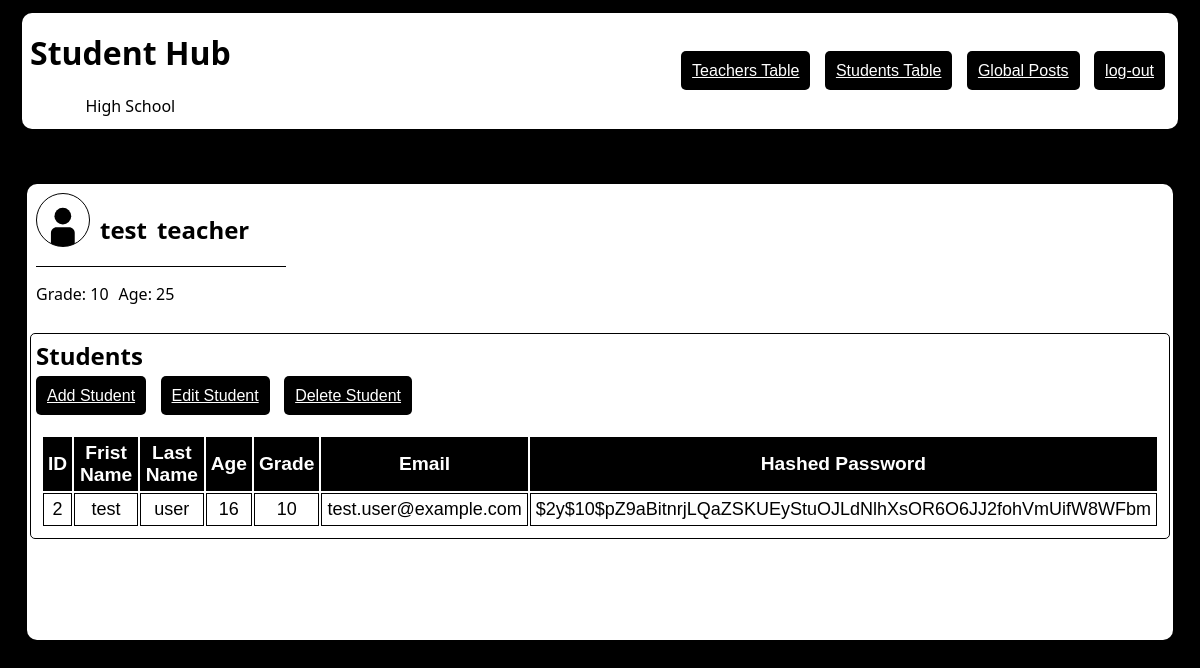
The app's page /admin/admin_dashboard.php (signed in) with its own data.
### tables this page shows
CREATE TABLE `teachers` (
  `id` int(10) NOT NULL,
  `firstName` varchar(50) NOT NULL,
  `lastName` varchar(50) NOT NULL,
  `age` int(50) NOT NULL,
  `grade` int(50) NOT NULL,
  `email` varchar(50) NOT NULL,
  `password` varchar(255) NOT NULL
);

CREATE TABLE `students` (
  `id` int(10) NOT NULL,
  `firstName` varchar(50) NOT NULL,
  `lastName` varchar(50) NOT NULL,
  `age` int(100) NOT NULL,
  `grade` int(50) NOT NULL,
  `email` varchar(50) NOT NULL,
  `password` varchar(255) NOT NULL
);

### src/db.php (called while the page is built, shortened)
<?php
    $servername = "localhost";
    $username   = "root";
    $password   = "";
    $db         = "users";
    $conn = new mysqli($servername, $username, $password, $db);
    $query_students  = "SELECT id, firstName, lastName, age, grade, email, password FROM students";
    $result_students = mysqli_query($conn, $query_students);
    if(isset($_SESSION['email'])) {
        $email = $_SESSION["email"];
        $email = mysqli_real_escape_string($conn, $email);
        $user_data_teacher = mysqli_query($conn, "SELECT * FROM `teachers` WHERE email='$email'");
        while($row = mysqli_fetch_array($user_data_teacher)){
            $TfirstName = $row['firstName'];
            $TlastName = $row['lastName'] ;
            $Tgrade = $row['grade'];
            $Tage = $row['age'];
        }
    }
?>

### admin/admin_dashboard.php (the view, shortened to what this page needs)
<?php
    include '../src/db.php';
?>
<!DOCTYPE html>
<html lang="en">
<head>
    <link rel="stylesheet" href="https://cdnjs.cloudflare.com/ajax/libs/font-awesome/6.5.1/css/all.min.css">
    <link rel="stylesheet" href="../src/style.css">
</head>
<body>
    <header class="container-header">
        <div class="title">
            <h1>Student Hub</h1>
            <p>High School</p>
        </div>
        <nav>
            <a href="#" class="btn" id="teacher_btn">Teachers Table</a>
            <a href="#" class="btn" id="student_btn">Students Table</a>
            <a href="#" class="btn" id="global_posts_btn">Global Posts</a>
            <a href="src/logout.php" class="btn logout" id="logout">log-out</a>
        </nav>
    </header>
    <section class="container-list">
        <div class="profile">
            <div class="person">
                <div class="pfp"></div>
                <h1 class="fname"><?php echo $TfirstName?></h1>
                <h1 class="lname"><?php echo $TlastName?></h1>
            </div>
            <div class="divide"></div>
            <div class="person">
                <p class="grade">Grade: <?php echo $Tgrade?></p>
                <p class="age"> Age: <?php echo $Tage?></p>
            </div>
        </div>
        <div class="student-table" id="student-table">
            <h1 class="category">Students</h1>
            <div class="actions">
                <nav>
                    <a href="#" id="add_student_btn" class="btn">Add Student</a>
                    <a href="#" id="edit_student_btn" class="btn">Edit Student</a>
                    <a href="#" id="delete_student_btn" class="btn">Delete Student</a>
                </nav>
            </div>
            <table>
                <tr>
                    <th>ID</th>
                    <th>Frist Name</th>
                    <th>Last Name</th>
                    <th>Age</th>
                    <th>Grade</th>
                    <th>Email</th>
                    <th>Hashed Password</th>
                </tr>
                <?php
                    if ($result_students && mysqli_num_rows($result_students) > 0){
                        while ($row = mysqli_fetch_assoc($result_students)) {
                            echo "<tr>";
                                echo "<td>" . htmlspecialchars($row['id']) . "</td>";
                                echo "<td>" . htmlspecialchars($row['firstName']) . "</td>";
                                echo "<td>" . htmlspecialchars($row['lastName']) . "</td>";
                                echo "<td>" . htmlspecialchars($row['age']) . "</td>";
                                echo "<td>" . htmlspecialchars($row['grade']) . "</td>";
                                echo "<td>" . htmlspecialchars($row['email']) . "</td>";
                                echo "<td>" . htmlspecialchars($row['password']) . "</td>";
                            echo "</tr>";
                        }
                    } else {
                        echo "<tr><td colspan='7'>No records found</td></tr>";
                    }
                ?>
            </table>
        </div>
    </section>
</body>
</html>

### src/style.css (style rules this page uses)
body { background-color: black; place-items: center; display:grid; font-family: 'Lucida Sans', 'Lucida Sans Regular', 'Lucida Grande', 'Lucida Sans Unicode', Geneva, Verdana, sans-serif; }
.profile { display:grid; padding: 5px; width: auto; margin: 1px; height: auto; text-align: center; vertical-align: center; align-items: center; align-items: flex-start; }
.divide { background-color: black; height:1px; width: 250px; }
.pfp { height: 50px; width: 50px; background-image: url(../assets/user-default-pfp.svg); background-position: center; background-repeat: no-repeat; background-size: 100%; border-radius: 50%; padding: 1px; border: black 1px solid; transition: 0.2s linear; }
.person { display: flex; gap: 10px; }
td { padding: 10px; }
p { font-family: 'Segoe UI', Tahoma, Geneva, Verdana, sans-serif; }
header { display: flex; color: white; vertical-align: middle; }
table { display: flex; margin: 5px; padding: 5px; border-radius: 5px; align-items: center; place-items: center; overflow: scroll; }
th { font-size: larger; background-color: black; color: white; padding-bottom: 10px; padding:5px; }
td { font-size: large; border: solid, rgb(0, 0, 0), 1px; text-align: center; padding: 5px; }
tr { border-bottom: solid, rgb(255, 0, 0), 4px; }
.category { margin: 5px; }
h1 { font-family:system-ui, -apple-system, BlinkMacSystemFont, 'Segoe UI', Roboto, Oxygen, Ubuntu, Cantarell, 'Open Sans', 'Helvetica Neue', sans-serif; }
section { display:grid; padding: 20px; padding-bottom: 100px; background-color: rgba(240, 248, 255, 0.75); gap: 5px; border-radius: 5px; align-items: center; justify-content: center; }
.actions { padding-bottom: 20px; padding-top: 10px; }
.btn { color: white; padding: 10px; background-color: black; border: solid, rgba(0, 0, 0, 0), 1px; border-radius: 5px; margin: 10px; width: 200px; cursor: pointer; margin: 5px; transition: 0.2s linear; }
.container-header { background:#fff; width:95vw; height: 100px; padding:0.5rem; margin:5px auto; border-radius:10px; display: flex; justify-content: space-between; align-items: center; text-align: center; color:black; }
.container-list { width:95vw; background-color: white; gap: 5px; padding:0.2rem; margin:50px auto; padding-bottom: 100px; border-radius:10px; align-items: center; justify-content: center; }
.student-table { background-color: white; margin-bottom: 5px; border-radius: 5px; margin: 1px auto; border: 1px solid black; display: grid; width: auto; overflow: auto; }

### records on screen
teachers: firstName "test", lastName "teacher", grade "10", age "25"
students: id "2", firstName "test", lastName "user", age "16", grade "10", email "test.user@example.com", password "$2y$10$pZ9aBitnrjLQaZSKUEyStuOJLdNlhXsOR6O6JJ2fohVmUifW8WFbm"
